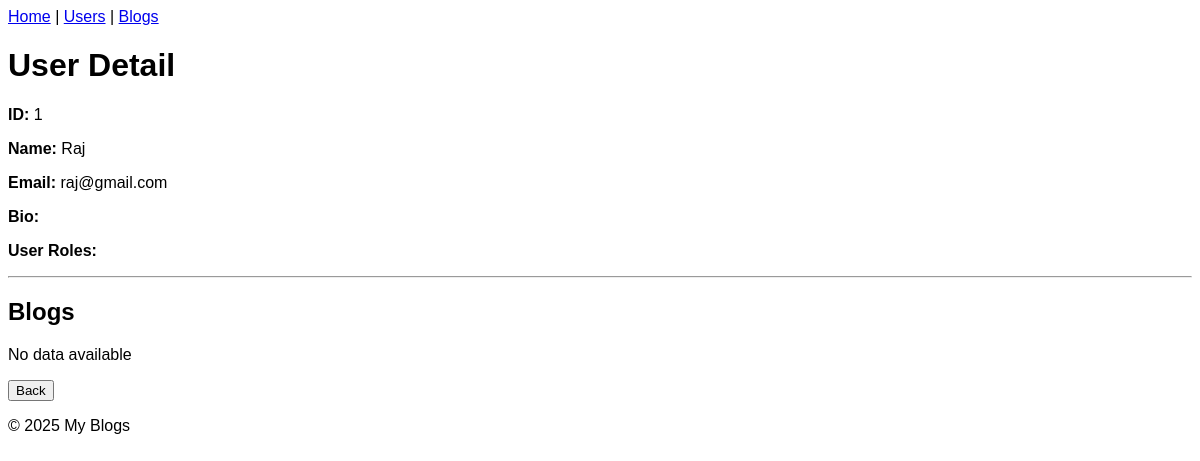
The page /users/1 on the database as committed earlier.
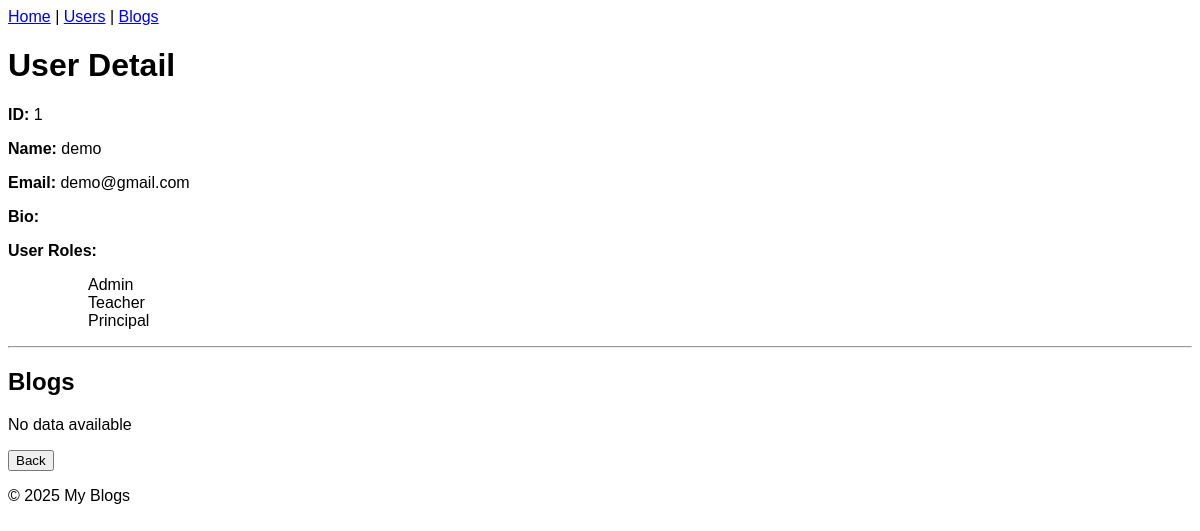
The same page on the database as committed later.
### app.py (models this page shows, shortened)
class User(db.Model):
    __tablename__ = "users"
    id = db.Column(db.Integer, primary_key=True)
    name = db.Column(db.String(100))
    email = db.Column(db.String(100), unique=True)
    profile = db.relationship("Profile", backref="user", uselist=False)
    blogs = db.relationship("Blog", backref="author", lazy=True)
    roles = db.relationship(
        "Role", secondary=user_roles, backref=db.backref("users", lazy=True)
    )

class Role(db.Model):
    __tablename__ = "roles"
    id = db.Column(db.Integer, primary_key=True)
    name = db.Column(db.String(50), unique=True, nullable=False)

### app.py (the view)
@app.route("/users/<int:id>")
def show_user(id):
    user = User.query.get(id)
    blogs = user.blogs
    return render_template("users/show.html", user=user, blogs=blogs)

### templates/users/show.html
{% extends 'base.html' %}
{% block content %}
  <h1>User Detail</h1>
  <p>
    <strong>ID:</strong> {{ user.id }}
  </p>
  <p>
    <strong>Name:</strong> {{ user.name }}
  </p>
  <p>
    <strong>Email:</strong> {{ user.email }}
  </p>
  <p>
    <strong>Bio:</strong> {{ user.profile.bio }}
  </p>
  <p>
    <strong>User Roles:</strong>
    {% if user.roles %}
      <ul>
        {% for role in user.roles %}
          <ol>{{ role.name }}</ol>
        {% endfor %}
      </ul>
    {% endif %}
  </p>
  <hr />
  <h2>Blogs</h2>
  {% if blogs %}
    {% for blog in blogs %}
      <div class="post">
        <h3>{{ blog.title }}</h3>
        <p>{{ blog.content }}</p>
      </div>
    {% endfor %}
  {% else %}
    <p>No data available</p>
  {% endif %}
  <a href="{{ url_for('users') }}"><button>Back</button></a>
{% endblock %}

### templates/base.html (shortened to what this page needs)
<!DOCTYPE html>
<html lang="en">
  <head>
    <link rel="stylesheet" href="{{ url_for('static', filename='css/style.css') }}" />
  </head>
  <body>
    {% include '_navbar.html' %}
    {% block content %}
    {% endblock %}
    {% include '_footer.html' %}
  </body>
</html>

### templates/_navbar.html
<nav>
  <a href="/">Home</a> |
  <a href="/users">Users</a> |
  <a href="/blogs">Blogs</a>
</nav>

### templates/_footer.html
<footer>
  <p>&copy; 2025 My Blogs</p>
</footer>

### static/css/style.css (style rules this page uses)
body { font-family: 'Lucida Sans', 'Lucida Sans Regular', 'Lucida Grande', 'Lucida Sans Unicode', Geneva, Verdana, sans-serif; }

Rows that differ between the two databases and show on the page:
changed User id 1: name "Raj" → "demo"; email "raj@gmail.com" → "demo@gmail.com"
added Role: name "Admin"
added Role: name "Teacher"
added Role: name "Principal"
